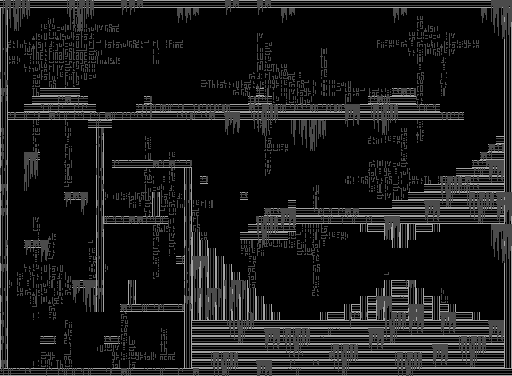

This game map was drawn from its Tiled (.tmx) file and the tilesets committed beside it. A one-line description and the trimmed map source follow:
An orthogonal 64x47 tile map with 8x8 px tiles, 3 tile layers (Background, Collision, Foreground) and 12 objects (8x Enemy, 2x Door, Player, Key).

<map version="1.2" tiledversion="1.3.3" orientation="orthogonal" renderorder="right-down" width="64" height="47" tilewidth="8" tileheight="8" infinite="0" nextlayerid="5" nextobjectid="15">
 <editorsettings>
  <export target="rSevenMap.lua" format="lua" />
 </editorsettings>
 <tileset firstgid="1" name="Tileset1" tilewidth="8" tileheight="8" tilecount="1024" columns="32">
  <image source="Tileset.png" width="256" height="256" />
 </tileset>
 <layer id="3" name="Background" width="64" height="47">
  <data>[3008 cells, 3008 non-empty, 38 distinct tile ids]</data>
 </layer>
 <layer id="1" name="Collision" width="64" height="47">
  <data>[3008 cells, 953 non-empty, 2 distinct tile ids]</data>
 </layer>
 <layer id="4" name="Foreground" width="64" height="47">
  <data>[3008 cells, 712 non-empty, 35 distinct tile ids]</data>
 </layer>
 <objectgroup id="2" name="Object Layer 1">
  <object id="1" type="Player" x="56" y="72">
   <properties>
    <property name="animation_path" value="res/sprite/Player.json" />
    <property name="initial_tag" value="VIP" />
   </properties>
   <polygon points="0,0 0,16 16,16 16,0" />
  </object>
  <object id="2" type="Door" x="48" y="72">
   <properties>
    <property name="initial_tag" value="CLOSE" />
   </properties>
   <polyline points="0,0 0,16 16,16 16,0 0,0" />
  </object>
  <object id="4" type="Door" x="392" y="264">
   <properties>
    <property name="initial_tag" value="OPEN" />
   </properties>
   <polyline points="0,0 0,16 16,16 16,0 0,0" />
  </object>
  <object id="6" type="Key" x="32" y="144">
   <polygon points="0,0 0,8 8,8 8,0" />
  </object>
  <object id="7" type="Enemy" x="192" y="88">
   <properties>
    <property name="animation_path" value="res/sprite/Enemy.json" />
    <property name="etype" value="Red" />
    <property name="initial_tag" value="RED" />
   </properties>
   <polygon points="0,0 0,16 8,16 8,0" />
  </object>
  <object id="8" type="Enemy" x="336" y="88">
   <properties>
    <property name="animation_path" value="res/sprite/Enemy.json" />
    <property name="etype" value="Red" />
    <property name="initial_tag" value="RED" />
   </properties>
   <polygon points="0,0 0,16 8,16 8,0" />
  </object>
  <object id="9" type="Enemy" x="224" y="88">
   <properties>
    <property name="animation_path" value="res/sprite/Enemy.json" />
    <property name="etype" value="Red" />
    <property name="initial_tag" value="RED" />
   </properties>
   <polygon points="0,0 0,16 8,16 8,0" />
  </object>
  <object id="10" type="Enemy" x="64" y="352">
   <properties>
    <property name="animation_path" value="res/sprite/Enemy.json" />
    <property name="etype" value="Red" />
    <property name="initial_tag" value="RED" />
   </properties>
   <polygon points="0,0 0,16 8,16 8,0" />
  </object>
  <object id="11" type="Enemy" x="80" y="352">
   <properties>
    <property name="animation_path" value="res/sprite/Enemy.json" />
    <property name="etype" value="Red" />
    <property name="initial_tag" value="RED" />
   </properties>
   <polygon points="0,0 0,16 8,16 8,0" />
  </object>
  <object id="12" type="Enemy" x="96" y="352">
   <properties>
    <property name="animation_path" value="res/sprite/Enemy.json" />
    <property name="etype" value="Red" />
    <property name="initial_tag" value="RED" />
   </properties>
   <polygon points="0,0 0,16 8,16 8,0" />
  </object>
  <object id="13" type="Enemy" x="120" y="200">
   <properties>
    <property name="animation_path" value="res/sprite/Enemy.json" />
    <property name="etype" value="Green" />
    <property name="initial_tag" value="GREEN" />
   </properties>
   <polygon points="0,0 0,16 8,16 8,0" />
  </object>
  <object id="14" type="Enemy" x="152" y="288">
   <properties>
    <property name="animation_path" value="res/sprite/Enemy.json" />
    <property name="etype" value="Green" />
    <property name="initial_tag" value="GREEN" />
   </properties>
   <polygon points="0,0 0,16 8,16 8,0" />
  </object>
 </objectgroup>
</map>
